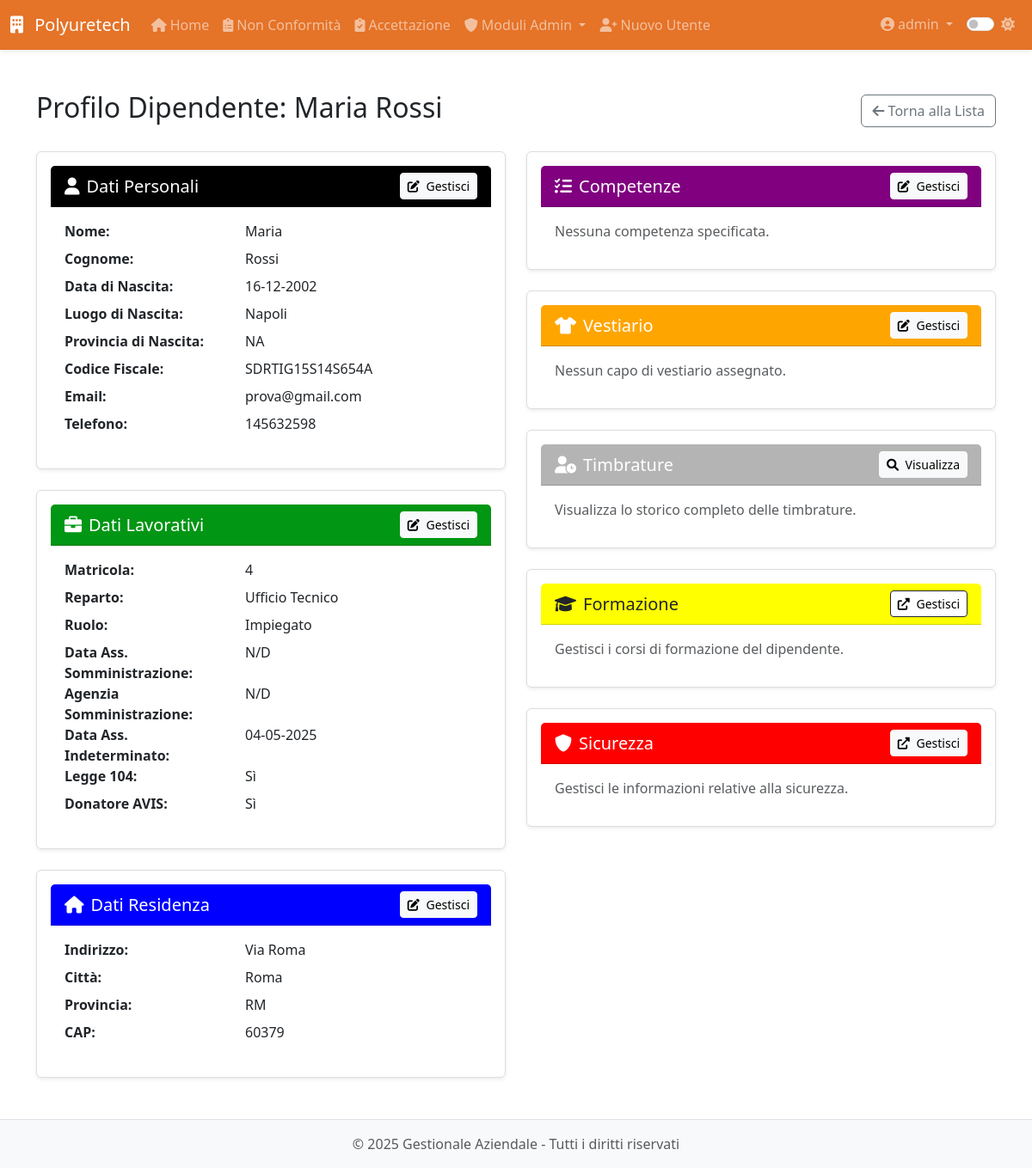
/modulo8/dipendenti/4 (signed in), run on an earlier commit of the app's database.
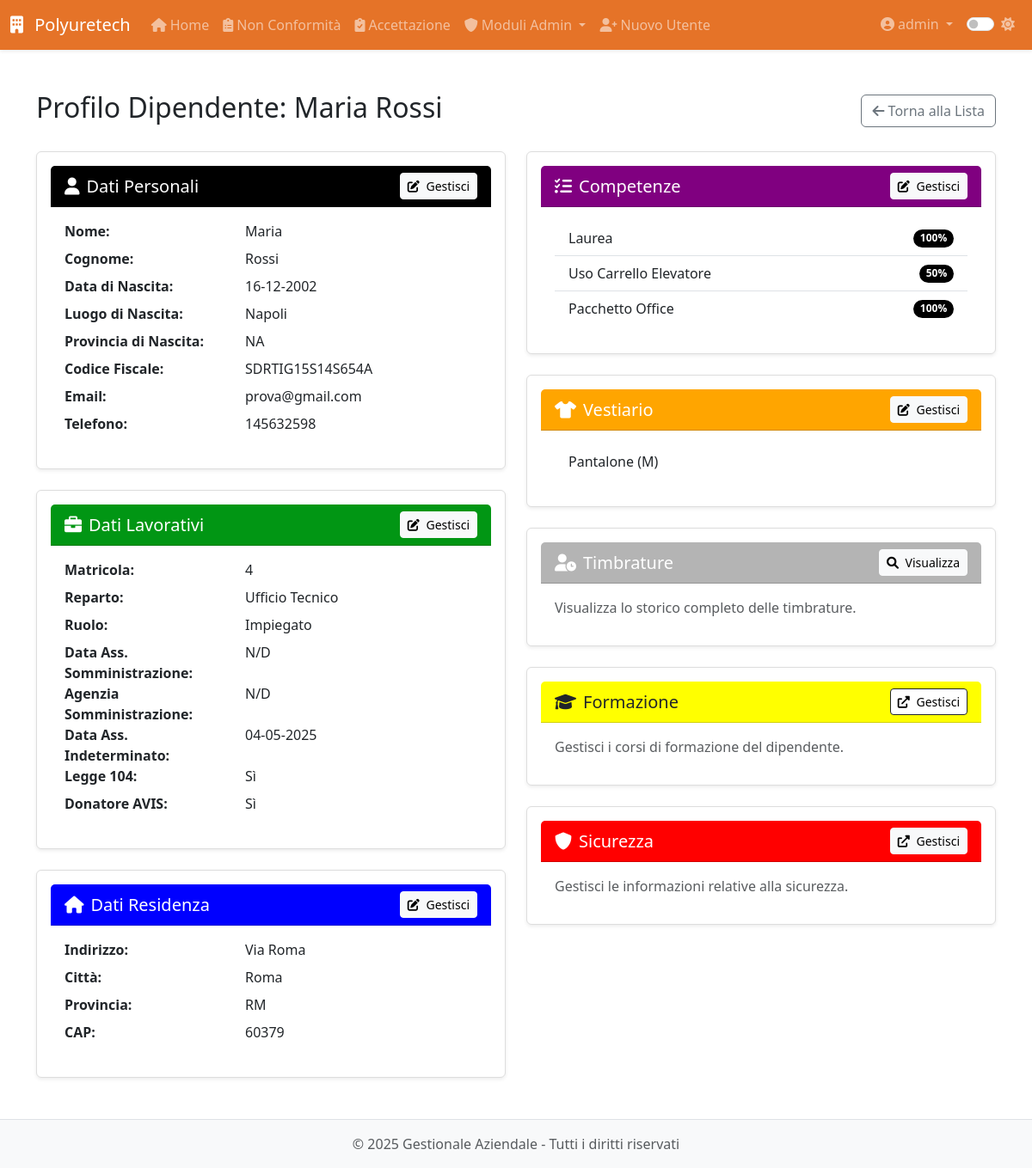
And on a later commit of the database.
### app/models.py (models this page shows, shortened)
class DipendenteCompetenza(db.Model):
    __tablename__ = 'dipendente_competenza'
    dipendente_id = db.Column(db.Integer, db.ForeignKey('dipendente.id'), primary_key=True)
    competenza_id = db.Column(db.Integer, db.ForeignKey('competenza.id'), primary_key=True)
    percentuale = db.Column(db.Integer, default=0)  # Valore da 0 a 100
    dipendente = db.relationship('Dipendente',
                               back_populates='competenze_associate',
                               overlaps="competenze,dipendenti")
    competenza = db.relationship('Competenza',
                               back_populates='dipendenti_associati',
                               overlaps="competenze,dipendenti")

class Competenza(db.Model):
    __tablename__ = 'competenza'
    id = db.Column(db.Integer, primary_key=True)
    nome = db.Column(db.String(64), nullable=False, unique=True)
    descrizione = db.Column(db.Text)
    livello = db.Column(db.String(20))  # base, intermedio, avanzato
    area = db.Column(db.String(64))     # tecnica, amministrativa, etc.
    created_at = db.Column(db.DateTime, default=datetime.utcnow)
    created_by_id = db.Column(db.Integer, db.ForeignKey('users.id'))
    dipendenti_associati = db.relationship('DipendenteCompetenza',
                                         back_populates='competenza',
                                         overlaps="competenze,dipendenti")
    performance = db.relationship('Performance', back_populates='competenza', cascade='all, delete-orphan')

class Inventory(db.Model):
    __tablename__ = 'inventory'
    id = db.Column(db.Integer, primary_key=True)
    nome = db.Column(db.String(128), nullable=False)
    taglia = db.Column(db.String(64))                        # facoltativa
    quantita = db.Column(db.Integer, default=0, nullable=False)

### app/routes/modulo8.py (the view)
@modulo8.route('/dipendenti/<int:id>')
@login_required
@admin_required
def profilo_dipendente(id):
    dip = Dipendente.query.get_or_404(id)
    return render_template('modulo8/profilo_dipendente.html',dip=dip,now=datetime.utcnow())

### app/models.py (called while the page is built)
@login_manager.user_loader
def load_user(id):
    return User.query.get(int(id))

    def is_admin(self):
        return self.role == 'admin'

### app/utils.py (called while the page is built)
def admin_required(f):
    @wraps(f)
    def decorated_function(*args, **kwargs):
        if not current_user.is_admin:
            abort(403)
        return f(*args, **kwargs)
    return decorated_function

### app/templates/modulo8/profilo_dipendente.html (shortened to what the changed rows need)
{% extends 'base.html' %}
{% block content %}
<div class="module-view">
    <div class="d-flex justify-content-between align-items-center mb-4">
        <h2>Profilo Dipendente: {{ dip.nome }} {{ dip.cognome }}</h2>
    </div>
    <div class="row">
        <div class="col-lg-6">
            <div class="card mb-4 shadow-sm">
                <div class="card-body">
                    {% if dip.competenze_associate %}
                        <ul class="list-group list-group-flush">
                            {% for dc_assoc in dip.competenze_associate %}
                            <li class="list-group-item d-flex justify-content-between align-items-center">
                                {{ dc_assoc.competenza.nome }}
                                <span class="badge bg-primary rounded-pill">{{ dc_assoc.percentuale }}%</span>
                            </li>
                            {% endfor %}
                        </ul>
                    {% else %}
                        <p class="text-muted mb-0">Nessuna competenza specificata.</p>
                    {% endif %}
                </div>
            </div>
            <div class="card mb-4 shadow-sm">
                <div class="card-body">
                    {% if dip.vestiario %}
                        <ul class="list-group list-group-flush">
                            {% for item in dip.vestiario %}
                            <li class="list-group-item">
                                {{ item.nome }}
                                {% if item.taglia %}({{ item.taglia }}){% endif %}
                            </li>
                            {% endfor %}
                        </ul>
                    {% else %}
                        <p class="text-muted mb-0">Nessun capo di vestiario assegnato.</p>
                    {% endif %}
                </div>
            </div>
        </div>
    </div>
</div>
{% endblock %}

What changed in the data, as far as the page shows it:
added DipendenteCompetenza: competenza.nome "Laurea", percentuale "100"
added DipendenteCompetenza: competenza.nome "Uso Carrello Elevatore", percentuale "50"
added DipendenteCompetenza: competenza.nome "Pacchetto Office", percentuale "100"
added Inventory: nome "Pantalone", taglia "M"
Also different on the page:
text no longer shown: "Nessuna competenza specificata. Nessun capo di vestiario assegnato."
